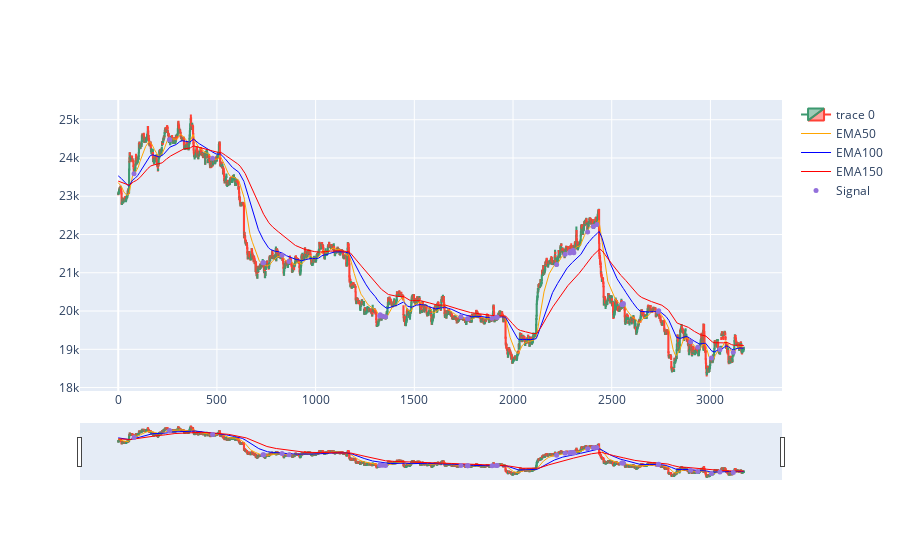

Notebook cell for this chart:
### Code cell
import plotly.graph_objects as go
from plotly.subplots import make_subplots
from datetime import datetime
dfpl = df[:]
#100:350
fig = go.Figure(data=[go.Candlestick(x=dfpl.index,
                open=dfpl['Open'],
                high=dfpl['High'],
                low=dfpl['Low'],
                close=dfpl['Close']),
                go.Scatter(x=dfpl.index, y=dfpl.EMA50, line=dict(color='orange', width=1), name="EMA50"),
                go.Scatter(x=dfpl.index, y=dfpl.EMA100, line=dict(color='blue', width=1), name="EMA100"),
                go.Scatter(x=dfpl.index, y=dfpl.EMA150, line=dict(color='red', width=1), name="EMA150")])

fig.add_scatter(x=dfpl.index, y=dfpl['pointpos'], mode="markers",
                marker=dict(size=5, color="MediumPurple"),
                name="Signal")
fig.show()

### Figure 1 — Plotly figure (JSON) as saved in the notebook; plotly's stock layout.template omitted (floating-point values rounded to 4 significant figures; data arrays with more than 128 entries replaced by an {"elided": "..."} marker saying what was removed)
{"data": [{"close": {"elided": "3170 float values"}, "high": {"elided": "3170 float values"}, "low": {"elided": "3170 float values"}, "open": {"elided": "3170 float values"}, "type": "candlestick", "x": {"elided": "3170 int values"}}, {"line": {"color": "orange", "width": 1}, "name": "EMA50", "type": "scatter", "x": {"elided": "3170 int values"}, "y": {"elided": "3170 float values"}}, {"line": {"color": "blue", "width": 1}, "name": "EMA100", "type": "scatter", "x": {"elided": "3170 int values"}, "y": {"elided": "3170 float values"}}, {"line": {"color": "red", "width": 1}, "name": "EMA150", "type": "scatter", "x": {"elided": "3170 int values"}, "y": {"elided": "3170 float values"}}, {"marker": {"color": "MediumPurple", "size": 5}, "mode": "markers", "name": "Signal", "type": "scatter", "x": {"elided": "3170 int values"}, "y": {"elided": "3170 float values"}}], "layout": {"autosize": true, "xaxis": {"autorange": true, "range": [-187.0, 3356.0], "rangeslider": {"autorange": true, "range": [-187.0, 3356.0], "yaxis": {"_template": null, "rangemode": "match"}}, "type": "linear"}, "yaxis": {"autorange": true, "range": [17910.0, 25520.0], "type": "linear"}}}
